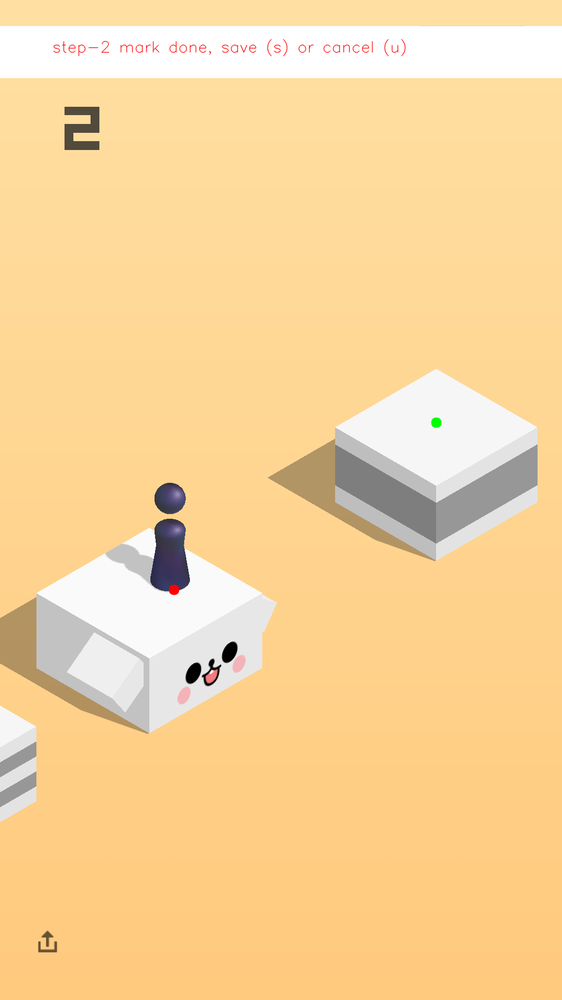
#> input picture 图像二值化_opencv-image-binary/全局二值化_opencv-global-binary-inrange/src/tiaoyitiao.png, 562 x 1000 px, shrunk from 1080 x 1920 before the run
$ python binary_demo.py
#> lines starting #> are read from the running program, lines starting #| are printed output that depends on the picture; after the words box and inside, x2 and y2 are one past the last pixel; in counts of white or black regions, pixels touching at a corner belong together
import cv2
import numpy as np

# 读入图片
img = cv2.imread('tiaoyitiao.png')
#> img is the input picture: shape (1000, 562, 3); mean B, G, R 155.5, 212.4, 248.3
# 判断图片是否正确读入
if img is None:
    print("请检查图片路径")
    exit()

# 阈值下界
lowerb = (50, 36, 36)
# 阈值上界
upperb = (104, 80, 80)

# 图像二值化
mask = cv2.inRange(img, lowerb, upperb)
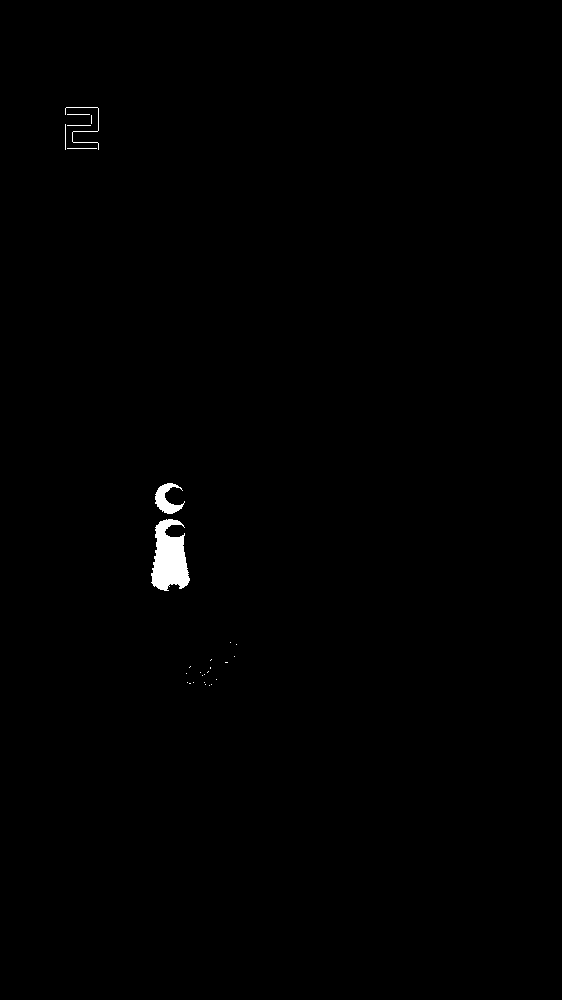
#> mask: shape (1000, 562); 0.46% white; 28 white regions (21 under 20 px), largest, box (x1, y1, x2, y2) and area: (151, 519, 190, 591) 1890, (155, 483, 185, 514) 444, (65, 107, 99, 150) 129

cv2.namedWindow("mask", flags= cv2.WINDOW_NORMAL | cv2.WINDOW_FREERATIO)
cv2.imshow('mask', mask)
cv2.waitKey(0)
